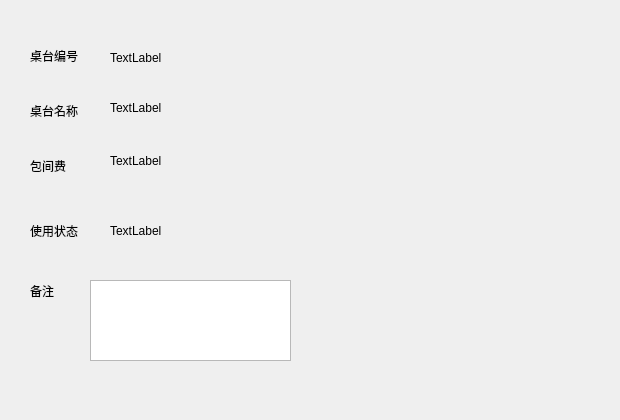
<?xml version="1.0" encoding="UTF-8"?>
<ui version="4.0">
 <class>TableMessage</class>
 <widget class="QWidget" name="TableMessage">
  <property name="geometry">
   <rect>
    <x>0</x>
    <y>0</y>
    <width>620</width>
    <height>420</height>
   </rect>
  </property>
  <property name="windowTitle">
   <string>Form</string>
  </property>
  <widget class="QWidget" name="widget" native="true">
   <property name="geometry">
    <rect>
     <x>10</x>
     <y>10</y>
     <width>301</width>
     <height>381</height>
    </rect>
   </property>
   <widget class="QLabel" name="label">
    <property name="geometry">
     <rect>
      <x>20</x>
      <y>30</y>
      <width>71</width>
      <height>31</height>
     </rect>
    </property>
    <property name="text">
     <string>桌台编号</string>
    </property>
   </widget>
   <widget class="QLabel" name="label_2">
    <property name="geometry">
     <rect>
      <x>20</x>
      <y>80</y>
      <width>71</width>
      <height>41</height>
     </rect>
    </property>
    <property name="text">
     <string>桌台名称</string>
    </property>
   </widget>
   <widget class="QLabel" name="label_3">
    <property name="geometry">
     <rect>
      <x>20</x>
      <y>140</y>
      <width>71</width>
      <height>31</height>
     </rect>
    </property>
    <property name="text">
     <string>包间费</string>
    </property>
   </widget>
   <widget class="QLabel" name="label_4">
    <property name="geometry">
     <rect>
      <x>20</x>
      <y>200</y>
      <width>71</width>
      <height>41</height>
     </rect>
    </property>
    <property name="text">
     <string>使用状态</string>
    </property>
   </widget>
   <widget class="QLabel" name="label_5">
    <property name="geometry">
     <rect>
      <x>20</x>
      <y>260</y>
      <width>81</width>
      <height>41</height>
     </rect>
    </property>
    <property name="text">
     <string>备注</string>
    </property>
   </widget>
   <widget class="QTextEdit" name="textEdit">
    <property name="geometry">
     <rect>
      <x>80</x>
      <y>270</y>
      <width>201</width>
      <height>81</height>
     </rect>
    </property>
   </widget>
   <widget class="QLabel" name="label_6">
    <property name="geometry">
     <rect>
      <x>100</x>
      <y>210</y>
      <width>81</width>
      <height>21</height>
     </rect>
    </property>
    <property name="text">
     <string>TextLabel</string>
    </property>
   </widget>
   <widget class="QLabel" name="label_7">
    <property name="geometry">
     <rect>
      <x>100</x>
      <y>140</y>
      <width>111</width>
      <height>21</height>
     </rect>
    </property>
    <property name="text">
     <string>TextLabel</string>
    </property>
   </widget>
   <widget class="QLabel" name="label_8">
    <property name="geometry">
     <rect>
      <x>100</x>
      <y>90</y>
      <width>72</width>
      <height>15</height>
     </rect>
    </property>
    <property name="text">
     <string>TextLabel</string>
    </property>
   </widget>
   <widget class="QLabel" name="label_9">
    <property name="geometry">
     <rect>
      <x>100</x>
      <y>40</y>
      <width>72</width>
      <height>15</height>
     </rect>
    </property>
    <property name="text">
     <string>TextLabel</string>
    </property>
   </widget>
  </widget>
 </widget>
 <resources/>
 <connections/>
</ui>
